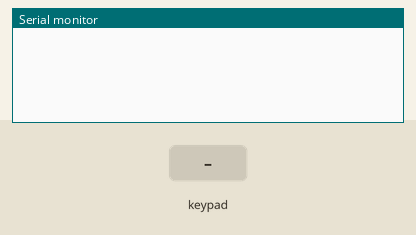
Simulated run of this sketch. Board: Arduino Uno, built with avr-gcc and run on an emulated ATmega328P. Shown: the last lines printed to the serial monitor. Wiring (inferred from the names in the program): 4×4 keypad with keys 1 2 3 A 4 5 6 B 7 8 9 C * 0 # D (labels assumed): rows pin 13, pin 12, pin 11, pin 10; columns pin 9, pin 8, pin 7, pin 6. The test bench sets the inputs (shaded band).

Above: at 1.2 s.
1.3 s: key '1' pressed
At 2.4 s:
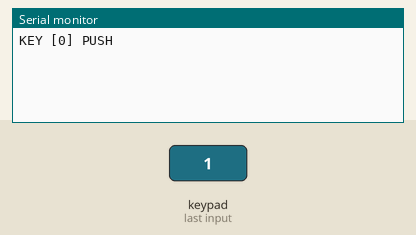
3.1 s: keypad keys 1 3 1 2 1 1 1 0 pressed 0.4 s apart
At 6.9 s:
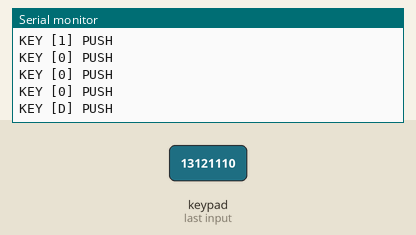
7.8 s: key '9' pressed
At 8.4 s:
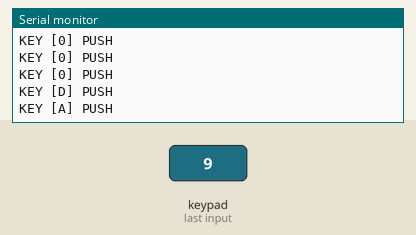
9.3 s: keypad keys 1 3 1 2 1 1 1 0 # pressed 0.4 s apart
At 13.5 s:
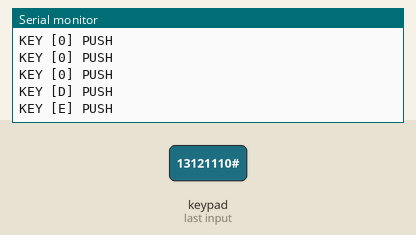
14.4 s: key 'C' pressed
At 15.0 s:
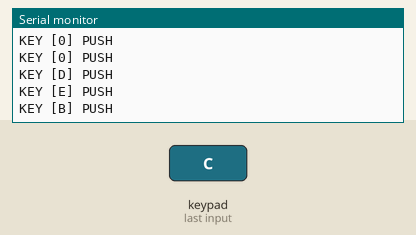
16.1 s: keypad keys 1 3 1 2 1 1 1 0 * pressed 0.4 s apart
At 20.0 s:
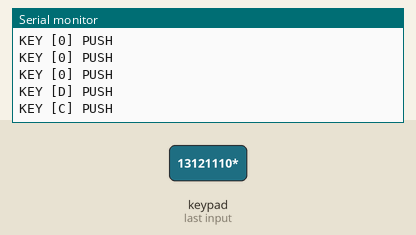
Timing chart, 0 to 21.5 s (numbered marks = the images above; inputs shaded):
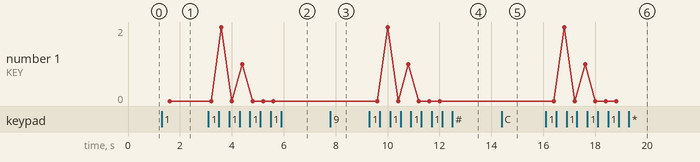

The sketch:

22_4x4_key_matrix.ino
```cpp
int pinRow[4] = {13, 12, 11, 10};
int pinCol[4] = {9, 8, 7, 6};

void setup() {
  Serial.begin(115200);
  for (int i = 0; i < 4; ++i) {
    pinMode(pinRow[i], OUTPUT);
    pinMode(pinCol[i], INPUT);
  }
}

void loop() {
  int nRow, nColumn, nNumber;
  for (int i = 0; i < 4; ++i) {
    digitalWrite(pinRow[i], HIGH);
    nRow = 0;
    nRow = i*4;
    for (int j = 0; j < 4; ++j) {
      nColumn = 0;
      nColumn += j;
      if (digitalRead(pinCol[j])) {
        nNumber = nRow + nColumn;
        Serial.print("KEY [");
        Serial.print(nNumber, HEX);
        Serial.println("] PUSH");
      }
    }
    digitalWrite(pinRow[i], LOW);
    delay(100);
  }
}
```

Measured:
- after the input at 1.3 s, the serial monitor: prints a new line after 0.30 s (image 1)
- after the input at 3.1 s, the serial monitor: prints a new line after 0.50 s (image 2)
- after the input at 7.8 s, the serial monitor: prints a new line at once (image 3)
- after the input at 9.3 s, the serial monitor: prints a new line after 0.31 s (image 4)
- after the input at 14.4 s, the serial monitor: prints a new line after 0.21 s (image 5)
- after the input at 16.1 s, the serial monitor: prints a new line after 0.31 s (image 6)
